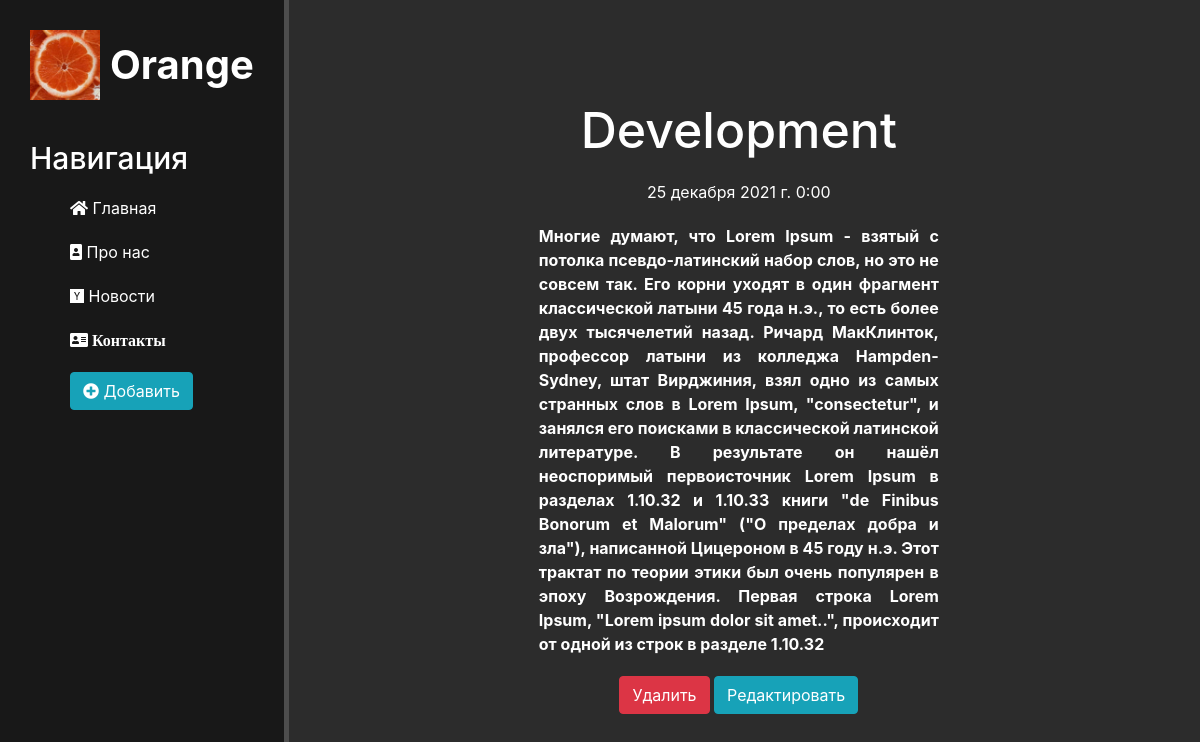
The app's page /news/9 with its own data.
### news/models.py (models this page shows, shortened)
class Articles(models.Model):
    title = models.CharField('Название', max_length=50)
    anons = models.CharField('Анонс', max_length=150)
    full_text = models.TextField('Статья')
    date = models.DateTimeField('Дата публикации')
    class Meta:
        verbose_name = 'Новость'
        verbose_name_plural = 'Новости'

### news/views.py (the view)
# urls.py: path('<int:pk>', views.NewsDetailView.as_view(), name='news-detail'),
class NewsDetailView(DetailView):
    model = Articles
    template_name = 'news/detail_view.html'
    context_object_name = 'article'  # название ключа для передачи внутрь шаблона

### news/templates/news/detail_view.html (shortened to what this page needs)
{% extends 'main/layout.html' %}
{% block content %}
<div class="features">
    <h1>{{ article.title }}</h1>
    <p>{{ article.date }}</p>
    <p class="context">{{ article.full_text }}</p>
    <a href="{% url 'news-delete' article.id %}" class="btn btn-danger">Удалить</a>
    <a href="{% url 'news-update' article.id %}" class="btn btn-info">Редактировать</a>
</div>
{% endblock %}

### main/static/main/css/main.css (style rules this page uses)
body { background: #2c2c2c; }
main .features { float: left; color: #fff; margin-top: 100px; text-align: center; width: 75%; }
main .features h1 { font-size: 50px; }
main .features p { max-width: 400px; margin: 20px auto }
.context { font-size: 16px; text-align: justify; font-weight: bold; }

### records on screen
Articles: title "Development", date "25 декабря 2021 г. 0:00", full_text "Многие думают, что Lorem Ipsum - взятый с потолка псевдо-латинский набор слов, но это не совсем так. Его корни уходят в один фрагмент классической латыни 45 года н.э., то есть более двух тысячелетий назад. Ричард МакКлинток, профессор латыни из колледжа Hampden-Sydney, штат Вирджиния, взял одно из самых странных слов в Lorem Ipsum, \"consectetur\", и занялся его поисками в классической латинской литературе. В результате он нашёл неоспоримый первоисточник Lorem Ipsum в разделах 1.10.32 и 1.10.33 книги \"de Finibus Bonorum et Malorum\" (\"О пределах добра и зла\"), написанной Цицероном в 45 году н.э. Этот трактат по теории этики был очень популярен в эпоху Возрождения. Первая строка Lorem Ipsum,…"
